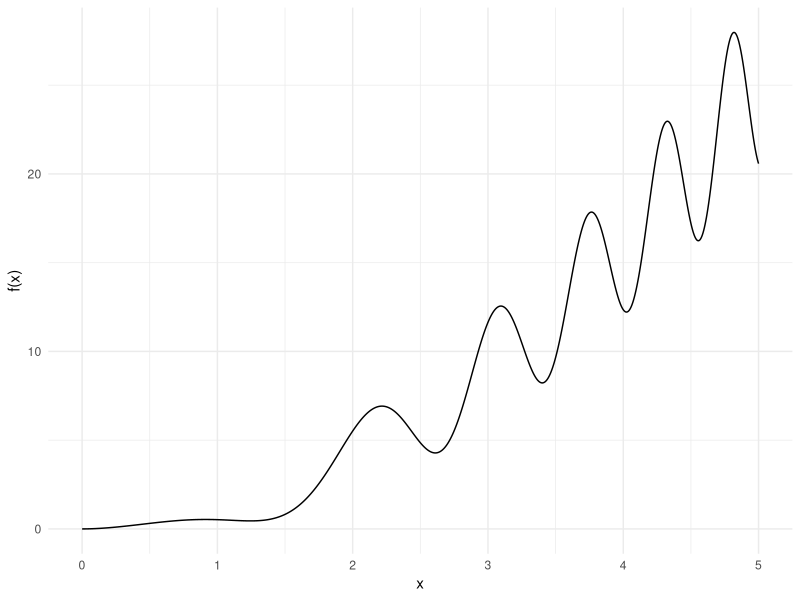
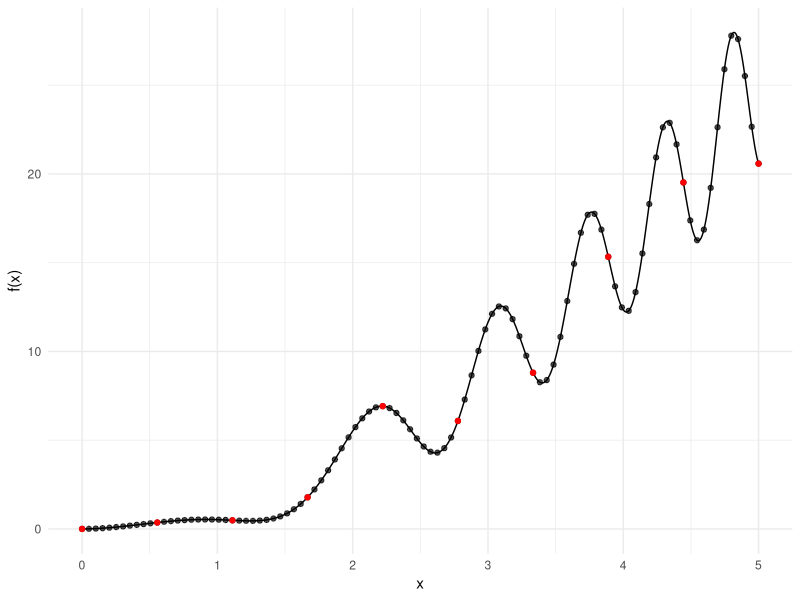

Write R code to recreate these figures, in order. (Note: this script raises an error after producing the figures.)
## ---- chunk 1
# Define a lambda function in R
add_two_numbers <- function(x, y) x + y

# equivalently, from R 4.1.0
add_two_numbers <- \(x, y) x + y

# Use the lambda function
add_two_numbers(1, 2)
## ---- chunk 2
# Define a function factory in R
make_power <- function(exponent) {
  # lambda here
  pow <- \(x) x^exponent
  return(pow)
}
# Use the function factory
cube <- make_power(3)
cube(2)  # Outputs 8
to_the_tenth <- make_power(10)
to_the_tenth(2) # Outputs 1024
## ---- chunk 3
library(tidyverse)
f <- \(x) x^2 + x *  sin(x - 1.5 * x^2)

curve_plot <- ggplot(data.frame(x = seq(0, 5, length.out = 1000)) |> mutate(y = f(x)), aes(x=x, y=y)) + 
  geom_line() + 
  theme_minimal() +
  ylab("f(x)")

curve_plot
## ---- chunk 4
curve_plot + 
  geom_point(data = data.frame(x = seq(0, 5, length.out = 100)) |> mutate(y = f(x)), aes(x=x, y=y), alpha = .7)+ 
  geom_point(data = data.frame(x = seq(0, 5, length.out = 10)) |> mutate(y = f(x)), aes(x=x, y=y), col = "red") 
## ---- chunk 5
# overloading the arguments of seq to return 
# a lambda that takes an upper argument
grid_factory <- function(len) {
  make_grid <- \(up) seq(from=0, to=up, length.out = len)
  return(make_grid)
} 

# our function
f <- \(x) x^2 + x *  sin(x - 1.5 * x^2)

### low resolution grid maker
g1 <- grid_factory(10)

# max up to 2.5 (low res)
y <- f(g1(2.5))
max(y)

# max up to 4 (low res)
y <- f(g1(4))
max(y)

### high resolution grid maker
g2 <- grid_factory(100)

# max up to 2.5 (high res)
y <- f(g2(2.5))
max(y)

# max up to 4 (high res)
y <- f(g2(4))
max(y)
## ---- chunk 6
# A lambda that prints a message 
# given a remainder
remainder_printer <- \(p, q, message)
  if (p %% q == 0) message else ""

fizzbuzz_v10299384 <- function(x) {
  f <- \(printer)
    \(x) paste0(printer(x, 3, "fizz"), printer(x, 5, "buzz"))
  
  # creating a new function and calling it directly!
  out <- f(remainder_printer)(x)
  
  if (nchar(out) == 0)
    out <- x 
  out
}

fizzbuzz_v10299384(15)
fizzbuzz_v10299384(7)
## ---- chunk 7
# import the purrr library
library(purrr)
# this is how we import libraries in R!

# Define a function that squares a number using the factory above
square <- make_power(2)

# Create a vector of numbers
numbers <- 1:5

# Use the map function to apply the square function to the vector
squares <- map_dbl(numbers, square)

squares
## ---- chunk 8
squares = sapply(numbers, square)
## ---- chunk 9
squares <- map_dbl(1:5, make_power(2))
squares
## ---- chunk 10
# Define a lambda that adds two numbers
add <- \(x, y) x + y

# Create two vectors of numbers
numbers1 <- c(1, 2, 3)
numbers2 <- c(10, 11, 12)

# Use the map2 function to apply the add function to the vectors
sums <- map2_dbl(numbers1, numbers2, add)

sums
## ---- chunk 11
sums <- map2_dbl( c(1, 2, 3),  c(10, 11, 12), \(x, y) x+y)
sums
## ---- chunk 12
# Define a function that adds two numbers
add <- \(x, y) x + y

# Create a list of two vectors of numbers
numbers <- list(c(1, 2, 3), c(10, 11, 12))

# Use the pmap function to apply the add function to the vectors
sums <- pmap_dbl(numbers, add)

sums
## ---- chunk 13
# Define two vectors
v1 <- c(1, 2, 3)
v2 <- c(10, 11, 12)

# Use the map2 function to multiply the components of the vectors
products <- map2_dbl(v1, v2, `*`)

# Use the reduce function to sum the products
dot_product <- reduce(products, `+`)

print(dot_product)
## ---- chunk 14
# Define a recursive function to compute the Fibonacci series
fibonacci <- function(n) {
  if (n <= 1) 
    return(n)
   else 
    return(fibonacci(n - 1) + fibonacci(n - 2))
}

# Print the first 10 numbers of the Fibonacci series
map_dbl(0:9, fibonacci)
## ---- chunk 15
# Create a 4x4 matrix in R
matrix_by_row <- matrix(1:16, nrow=4, ncol=4, byrow = TRUE)
matrix_by_row
## ---- chunk 16
# Create a matrix by binding vectors in R
v1 <- c(1, 2, 3, 4)
v2 <- c(5, 6, 7, 8)
v3 <- c(9, 10, 11, 12)
v4 <- c(13, 14, 15, 16)

# Bind vectors as columns
matrix_by_col <- cbind(v1, v2, v3, v4)
matrix_by_col
## ---- chunk 17
# Transpose the matrix in R
t(matrix_by_row)

# comparing the elements of the transposed
# matrix by row with that filled by columns
t(matrix_by_row) == matrix_by_col
## ---- chunk 18
# Define a 3x3 matrix in R
A <- matrix(c(1:9), nrow=3, ncol=3)

# Define a 3x1 vector in R
v <- c(1, 2, 3)
## ---- chunk 19
# Matrix addition
A + A

# Element-wise multiplication
A * A

# Squaring all elements (equivalent to above)
A^2

# Matrix multiplication
A %*% A

# Matrix-vector multiplication
A %*% v
## ---- chunk 20
# Define a full rank matrix
B <- matrix(c(1, 2, 3, 4, 5, 6, 1, 4, 3), nrow=3, byrow=T)
B
## ---- chunk 21
# Compute the determinant of A and B
det(A)
det(B)
## ---- chunk 22
# Compute the inverse of A
solve(A)
# Compute the inverse of B
solve(B)
solve(B) %*% B
## ---- chunk 23
# Compute the eigenvalues and eigenvectors of A and B in R
eigen(A)
eigen(B)
